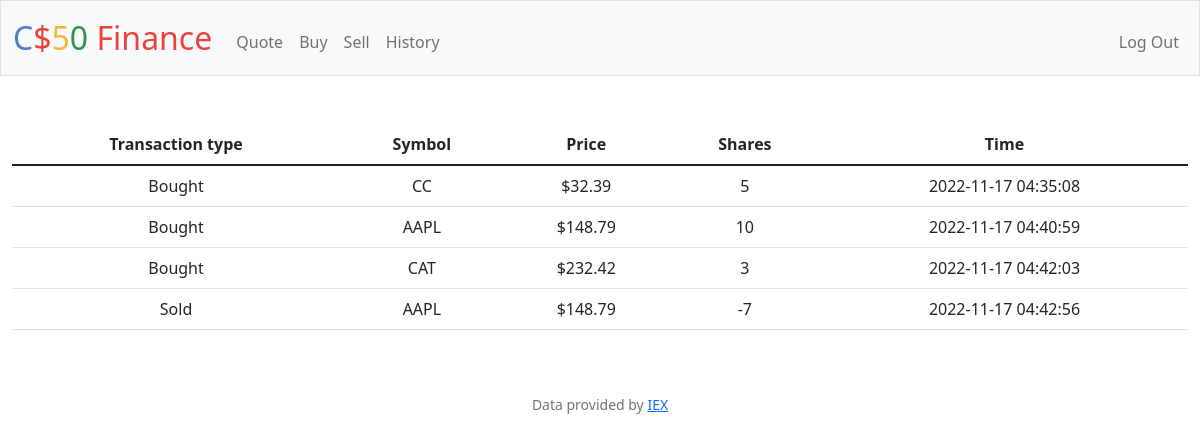
The app's page /history (signed in) with its own data.
### tables this page shows
CREATE TABLE 'trans' ('user_id' INTEGER NOT NULL, 'symbol' TEXT NOT NULL, 'amount' INTEGER NOT NULL, 'time' DATETIME NOT NULL DEFAULT CURRENT_TIMESTAMP, 't_id'  INTEGER PRIMARY KEY NOT NULL  , 'price' INTEGER, 'type'  TEXT NOT NULL  );

### app.py (the view)
@app.route("/history")
@login_required
def history():
    stock = db.execute("SELECT * FROM trans WHERE user_id = ?", session["user_id"])
    return render_template("history.html", stock=stock)

### app.py (called while the page is built)
@app.after_request
def after_request(response):
    response.headers["Cache-Control"] = "no-cache, no-store, must-revalidate"
    response.headers["Expires"] = 0
    response.headers["Pragma"] = "no-cache"
    return response

### helpers.py (called while the page is built)
def login_required(f):
    @wraps(f)
    def decorated_function(*args, **kwargs):
        if session.get("user_id") is None:
            return redirect("/login")
        return f(*args, **kwargs)
    return decorated_function

def usd(value):
    return f"${value:,.2f}"

### templates/history.html (shortened to what this page needs)
{% extends "layout.html" %}
{% block main %}
    <table class="table">
        <thead>
            <tr>
                <th>Transaction type</th>
                <th>Symbol</th>
                <th>Price</th>
                <th>Shares</th>
                <th>Time</th>
            </tr>
        </thead>
        <tbody>
            {% for row in stock %}
                <tr>
                    <td>{{ row["type"] }}</td>
                    <td>{{ row["symbol"] }}</td>
                    <td>{{ row["price"] | usd }}</td>
                    <td>{{ row["amount"] }}</td>
                    <td>{{ row["time"] }}</td>
                </tr>
            {% endfor %}
        </tbody>
    </table>
{% endblock %}

### templates/layout.html (shortened to what this page needs)
<!DOCTYPE html>
<html lang="en">
    <head>
        <link href="https://cdn.jsdelivr.net/npm/bootstrap@5.1.3/dist/css/bootstrap.min.css" rel="stylesheet">
        <link href="/static/styles.css" rel="stylesheet">
    </head>
    <body>
        <nav class="bg-light border navbar navbar-expand-md navbar-light">
            <div class="container-fluid">
                <a class="navbar-brand" href="/"><span class="blue">C</span><span class="red">$</span><span class="yellow">5</span><span class="green">0</span> <span class="red">Finance</span></a>
                <div class="collapse navbar-collapse" id="navbar">
                    {% if session["user_id"] %}
                        <ul class="navbar-nav me-auto mt-2">
                            <li class="nav-item"><a class="nav-link" href="/quote">Quote</a></li>
                            <li class="nav-item"><a class="nav-link" href="/buy">Buy</a></li>
                            <li class="nav-item"><a class="nav-link" href="/sell">Sell</a></li>
                            <li class="nav-item"><a class="nav-link" href="/history">History</a></li>
                        </ul>
                        <ul class="navbar-nav ms-auto mt-2">
                            <li class="nav-item"><a class="nav-link" href="/logout">Log Out</a></li>
                        </ul>
                    {% else %}
                        <ul class="navbar-nav ms-auto mt-2">
                            <li class="nav-item"><a class="nav-link" href="/register">Register</a></li>
                            <li class="nav-item"><a class="nav-link" href="/login">Log In</a></li>
                        </ul>
                    {% endif %}
                </div>
            </div>
        </nav>
        <main class="container-fluid py-5 text-center">
            {% block main %}{% endblock %}
        </main>
        <footer class="mb-5 small text-center text-muted">
            Data provided by <a href="https://iexcloud.io/">IEX</a>
        </footer>
    </body>
</html>

### static/styles.css (style rules this page uses)
nav .navbar-brand { font-size: xx-large; }
nav .navbar-brand .blue { color: #537fbe; }
nav .navbar-brand .red { color: #ea433b; }
nav .navbar-brand .yellow { color: #f5b82e; }
nav .navbar-brand .green { color: #2e944b; }

### records on screen
trans: type "Bought", symbol "CC", price "$32.39", amount "5", time "2022-11-17 04:35:08"
trans: type "Bought", symbol "AAPL", price "$148.79", amount "10", time "2022-11-17 04:40:59"
trans: type "Bought", symbol "CAT", price "$232.42", amount "3", time "2022-11-17 04:42:03"
trans: type "Sold", symbol "AAPL", price "$148.79", amount "-7", time "2022-11-17 04:42:56"
